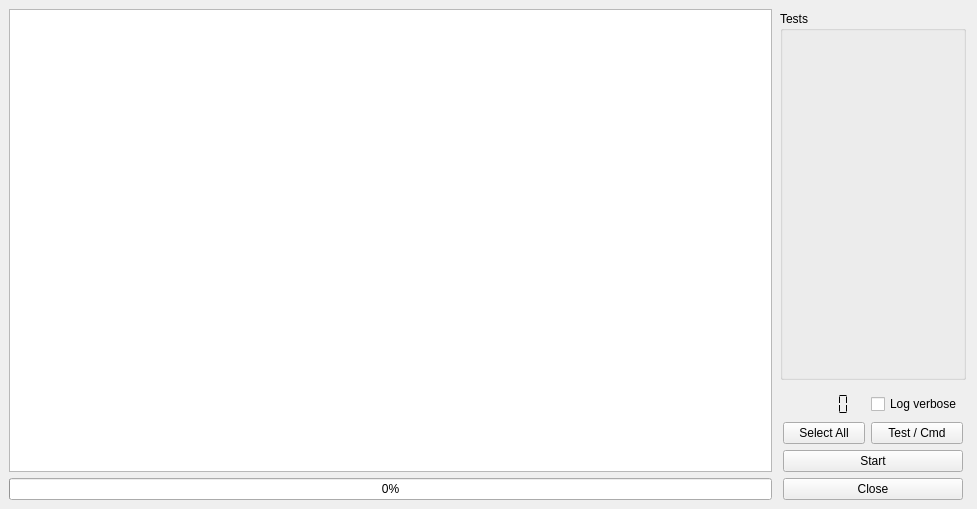
<?xml version="1.0" encoding="UTF-8"?>
<ui version="4.0">
 <class>MainWindow</class>
 <widget class="QMainWindow" name="MainWindow">
  <property name="geometry">
   <rect>
    <x>0</x>
    <y>0</y>
    <width>977</width>
    <height>509</height>
   </rect>
  </property>
  <property name="windowTitle">
   <string>Stress Test</string>
  </property>
  <widget class="QWidget" name="centralwidget">
   <layout class="QGridLayout" name="gridLayout">
    <item row="0" column="0" rowspan="7">
     <layout class="QVBoxLayout" name="verticalLayout_6">
      <item>
       <widget class="QListWidget" name="LogWidget">
        <property name="font">
         <font>
          <family>Liberation Mono</family>
         </font>
        </property>
       </widget>
      </item>
      <item>
       <widget class="QProgressBar" name="progressBar">
        <property name="value">
         <number>0</number>
        </property>
       </widget>
      </item>
     </layout>
    </item>
    <item row="6" column="1">
     <layout class="QGridLayout" name="gridLayout_2">
      <property name="leftMargin">
       <number>5</number>
      </property>
      <property name="topMargin">
       <number>5</number>
      </property>
      <property name="rightMargin">
       <number>5</number>
      </property>
      <item row="0" column="1">
       <widget class="QCheckBox" name="chBoxLogverb">
        <property name="text">
         <string>Log verbose</string>
        </property>
       </widget>
      </item>
      <item row="1" column="1">
       <widget class="QPushButton" name="TestCmdButton">
        <property name="text">
         <string>Test / Cmd</string>
        </property>
       </widget>
      </item>
      <item row="0" column="0">
       <widget class="QLCDNumber" name="lcdTestCount">
        <property name="frameShape">
         <enum>QFrame::NoFrame</enum>
        </property>
        <property name="frameShadow">
         <enum>QFrame::Plain</enum>
        </property>
        <property name="lineWidth">
         <number>0</number>
        </property>
        <property name="segmentStyle">
         <enum>QLCDNumber::Flat</enum>
        </property>
       </widget>
      </item>
      <item row="3" column="0" colspan="2">
       <widget class="QPushButton" name="StartButton">
        <property name="text">
         <string>Start</string>
        </property>
       </widget>
      </item>
      <item row="4" column="0" colspan="2">
       <widget class="QPushButton" name="CloseButton">
        <property name="text">
         <string>Close</string>
        </property>
       </widget>
      </item>
      <item row="1" column="0">
       <widget class="QPushButton" name="SelectAllButton">
        <property name="minimumSize">
         <size>
          <width>82</width>
          <height>0</height>
         </size>
        </property>
        <property name="text">
         <string>Select All</string>
        </property>
       </widget>
      </item>
     </layout>
    </item>
    <item row="0" column="1" rowspan="6">
     <layout class="QHBoxLayout" name="horizontalLayout">
      <property name="leftMargin">
       <number>2</number>
      </property>
      <property name="topMargin">
       <number>2</number>
      </property>
      <property name="rightMargin">
       <number>2</number>
      </property>
      <property name="bottomMargin">
       <number>2</number>
      </property>
      <item>
       <widget class="QGroupBox" name="grBoxTest">
        <property name="sizePolicy">
         <sizepolicy hsizetype="Ignored" vsizetype="Ignored">
          <horstretch>0</horstretch>
          <verstretch>0</verstretch>
         </sizepolicy>
        </property>
        <property name="title">
         <string>Tests</string>
        </property>
        <property name="flat">
         <bool>false</bool>
        </property>
        <property name="checkable">
         <bool>false</bool>
        </property>
       </widget>
      </item>
     </layout>
    </item>
   </layout>
  </widget>
 </widget>
 <resources/>
 <connections/>
</ui>
